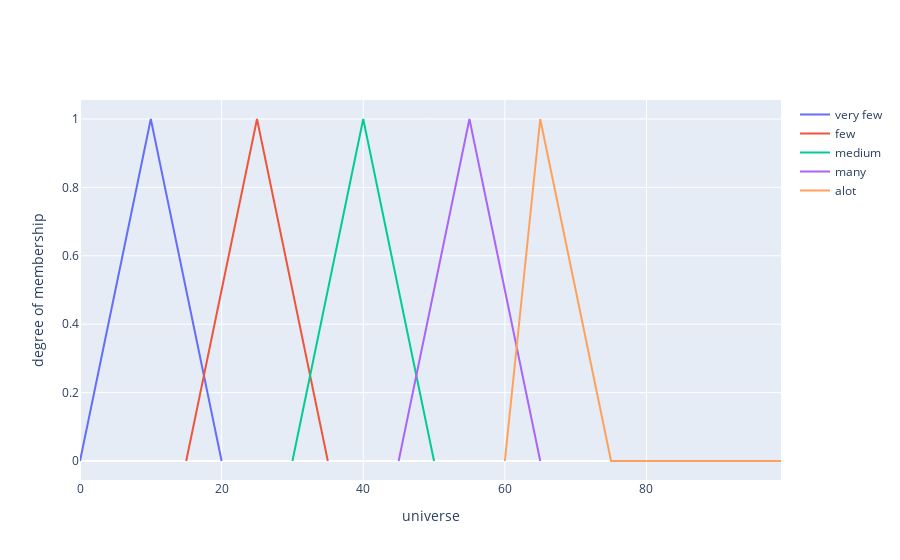

Source (notebook cell):
### Markdown cell above
## **📝 Antecedent - Drug Sales over the Past Month**

---

**👉 `Y` is our antecedent and the linguistic variable for the amount of selling drug over the past month.**

> * First we picked up three linguistic values with range `[0, 21), [15, 36), [30, 51), [45, 66) and [60, 101)` from our `universe` for `very_few`, `few`, `medium`, `many` and `alot` respectively for `Y.`
> * Second we used triangular membership function to generate membership degree for each defined fuzzy set (linguistic values).
> * Finally we plotted the line of each fuzzy set using their universe and their corresponding membership degree.

### Code cell
class Y: # linguistic variable
    very_few = None # linguistic value
    few      = None
    medium   = None
    many     = None
    alot     = None
    name     = "drug sales over the past month"

        

class _range:
    def __init__(self, lingvar, u, m=None):
        self.universe = u
        self.mf       = m
        self.lingvar  = lingvar

        

# ---------------------------------
# setting up universe for each sets
# ---------------------------------


Y.very_few = _range(lingvar="very_few", u=universe[0:21])
Y.few      = _range(lingvar="few", u=universe[15:36])
Y.medium   = _range(lingvar="medium", u=universe[30:51])
Y.many     = _range(lingvar="many", u=universe[45:66])
Y.alot     = _range(lingvar="alot", u=universe[60:101])


# -------------------------------
# generating membership functions
# -------------------------------


Y.very_few.mf = trimf(Y.very_few.universe, [0, 10, 20])
Y.few.mf      = trimf(Y.few.universe, [15, 25, 35])
Y.medium.mf   = trimf(Y.medium.universe, [30, 40, 50])
Y.many.mf     = trimf(Y.many.universe, [45, 55, 65])
Y.alot.mf     = trimf(Y.alot.universe, [60, 65, 75])


# -----------------------------
# plotting membership functions
# -----------------------------

fig = go.Figure()
fig.add_trace(go.Scatter(x=Y.very_few.universe, y=Y.very_few.mf, mode='lines', name='very few'))
fig.add_trace(go.Scatter(x=Y.few.universe, y=Y.few.mf, mode='lines', name='few'))
fig.add_trace(go.Scatter(x=Y.medium.universe, y=Y.medium.mf, mode='lines', name='medium'))
fig.add_trace(go.Scatter(x=Y.many.universe, y=Y.many.mf, mode='lines', name='many'))
fig.add_trace(go.Scatter(x=Y.alot.universe, y=Y.alot.mf, mode='lines', name='alot'))
fig.update_xaxes(title_text='universe')
fig.update_yaxes(title_text='degree of membership')
fig.show()

### Figure 1 — Plotly figure (JSON) as saved in the notebook; plotly's stock layout.template omitted (floating-point values rounded to 4 significant figures)
{"data": [{"mode": "lines", "name": "very few", "type": "scatter", "x": [0, 1, 2, 3, 4, 5, 6, 7, 8, 9, 10, 11, 12, 13, 14, 15, 16, 17, 18, 19, 20], "y": [0, 0.1, 0.2, 0.3, 0.4, 0.5, 0.6, 0.7, 0.8, 0.9, 1, 0.9, 0.8, 0.7, 0.6, 0.5, 0.4, 0.3, 0.2, 0.1, 0]}, {"mode": "lines", "name": "few", "type": "scatter", "x": [15, 16, 17, 18, 19, 20, 21, 22, 23, 24, 25, 26, 27, 28, 29, 30, 31, 32, 33, 34, 35], "y": [0, 0.1, 0.2, 0.3, 0.4, 0.5, 0.6, 0.7, 0.8, 0.9, 1, 0.9, 0.8, 0.7, 0.6, 0.5, 0.4, 0.3, 0.2, 0.1, 0]}, {"mode": "lines", "name": "medium", "type": "scatter", "x": [30, 31, 32, 33, 34, 35, 36, 37, 38, 39, 40, 41, 42, 43, 44, 45, 46, 47, 48, 49, 50], "y": [0, 0.1, 0.2, 0.3, 0.4, 0.5, 0.6, 0.7, 0.8, 0.9, 1, 0.9, 0.8, 0.7, 0.6, 0.5, 0.4, 0.3, 0.2, 0.1, 0]}, {"mode": "lines", "name": "many", "type": "scatter", "x": [45, 46, 47, 48, 49, 50, 51, 52, 53, 54, 55, 56, 57, 58, 59, 60, 61, 62, 63, 64, 65], "y": [0, 0.1, 0.2, 0.3, 0.4, 0.5, 0.6, 0.7, 0.8, 0.9, 1, 0.9, 0.8, 0.7, 0.6, 0.5, 0.4, 0.3, 0.2, 0.1, 0]}, {"mode": "lines", "name": "alot", "type": "scatter", "x": [60, 61, 62, 63, 64, 65, 66, 67, 68, 69, 70, 71, 72, 73, 74, 75, 76, 77, 78, 79, 80, 81, 82, 83, 84, 85, 86, 87, 88, 89, 90, 91, 92, 93, 94, 95, 96, 97, 98, 99], "y": [0, 0.2, 0.4, 0.6, 0.8, 1, 0.9, 0.8, 0.7, 0.6, 0.5, 0.4, 0.3, 0.2, 0.1, 0, 0, 0, 0, 0, 0, 0, 0, 0, 0, 0, 0, 0, 0, 0, 0, 0, 0, 0, 0, 0, 0, 0, 0, 0]}], "layout": {"xaxis": {"title": {"text": "universe"}}, "yaxis": {"title": {"text": "degree of membership"}}}}
